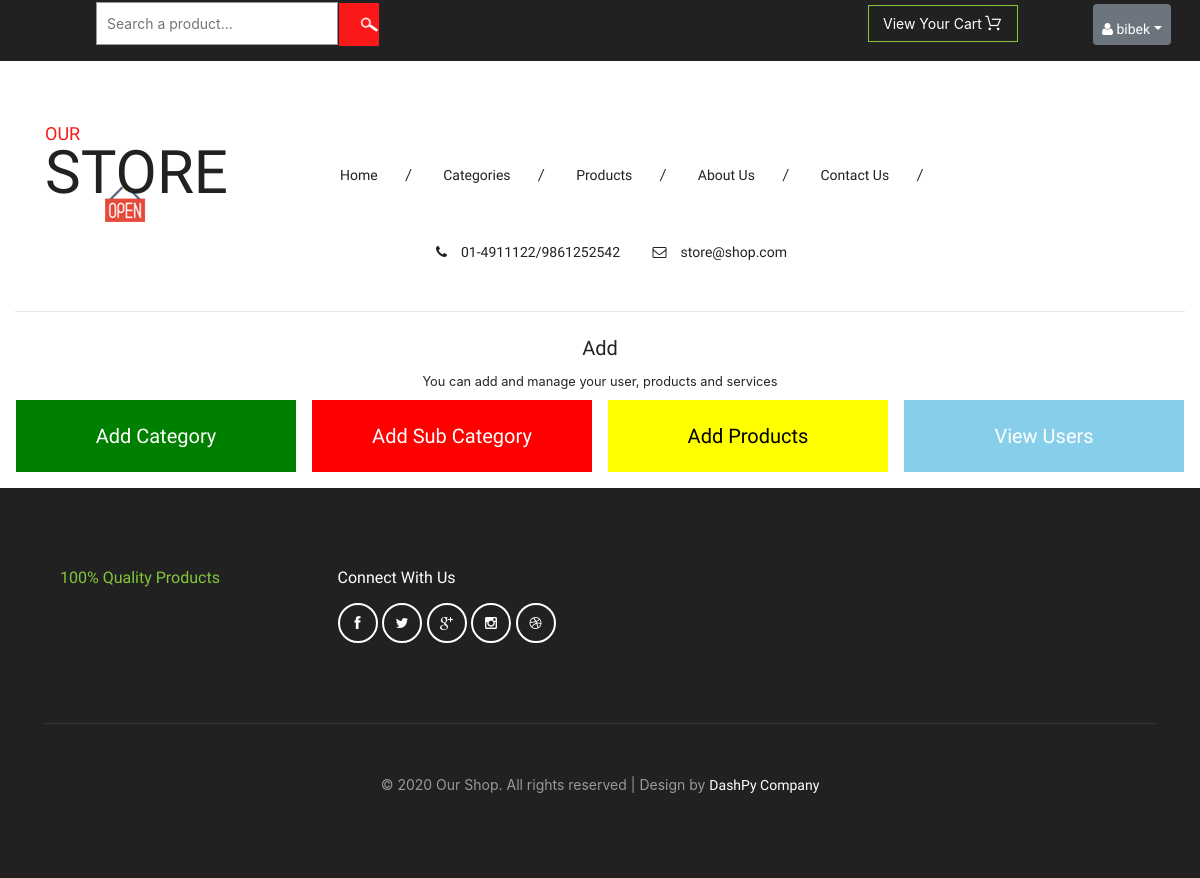
Before: /adminpage/admindashboard (signed in) with the older database file.
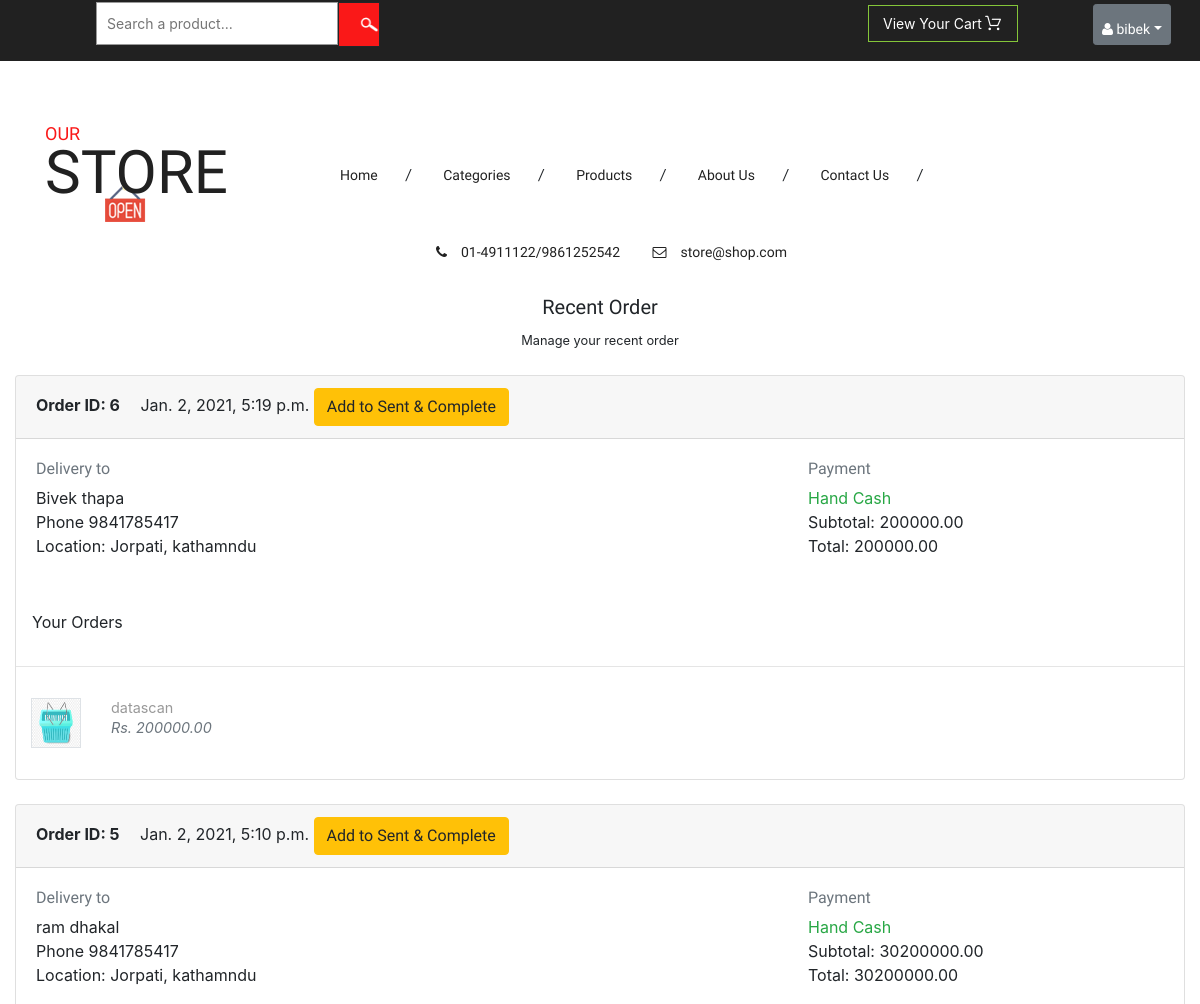
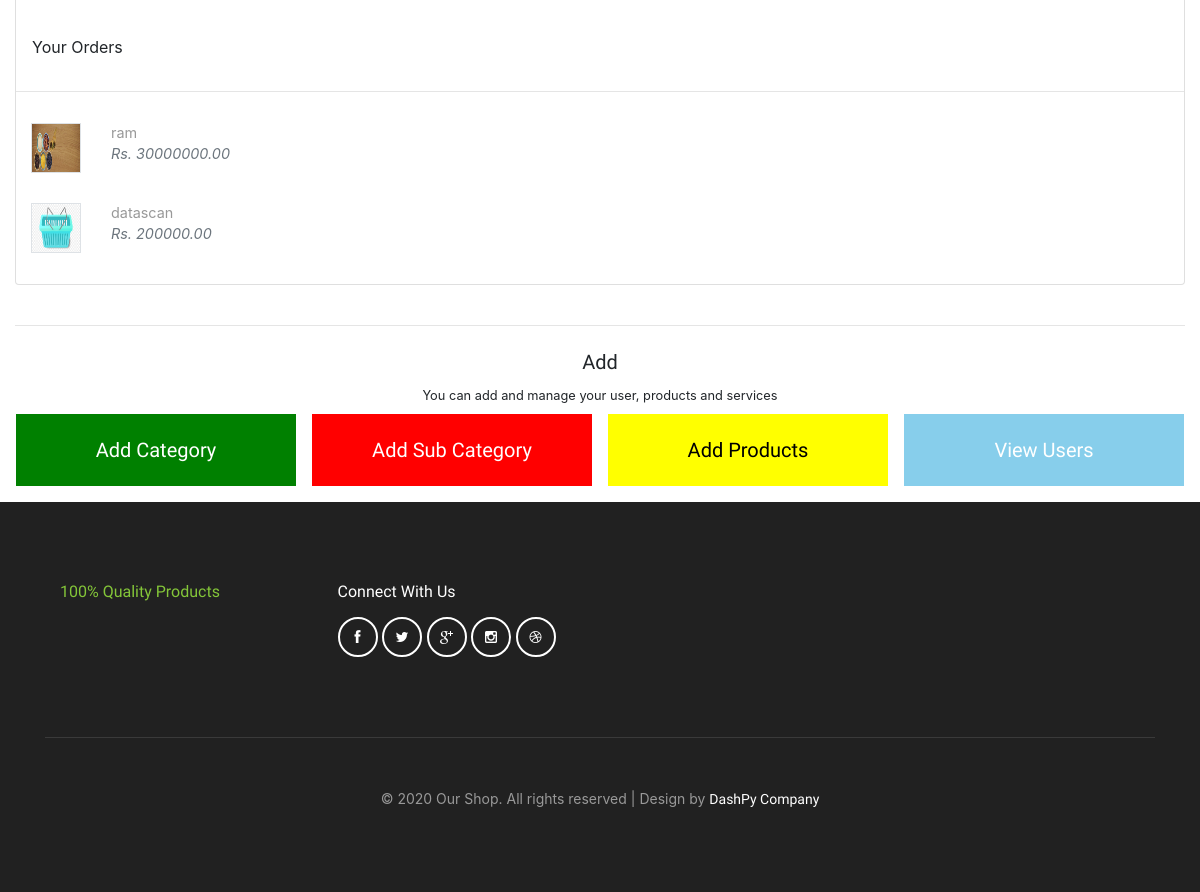
After: the same page with the newer database file (2 pictures, top to bottom).
### owner/models.py (models this page shows, shortened)
class CustomUser(AbstractUser):
    user_type_data = (('owner', "Owner"), ('customer', 'Customer'))
    user_type = models.CharField(default = 'owner', choices = user_type_data, max_length = 10)
    email = models.EmailField(unique = True)

class Order(models.Model):
    first_name = models.CharField(max_length=50, blank = True)
    last_name = models.CharField(max_length=50)
    order_by = models.ForeignKey(CustomUser, on_delete=models.DO_NOTHING)
    number = models.BigIntegerField()
    address = models.CharField(max_length=250)
    city = models.CharField(max_length=100)
    created = models.DateTimeField(auto_now_add=True)
    updated = models.DateTimeField(auto_now=True)
    paid = models.BooleanField(default=False)
    status = models.CharField(max_length = 200, choices = (
        ('Sent', 'Sent'),
        ('Delivered', 'Delivered'),
        ('Cancelled', 'Cancelled'),
    ))
    class Meta():
        ordering = ('-created',)
    def get_total_cost(self):
        return sum(item.get_cost() for item in self.items.all())

class OrderItem(models.Model):
    order = models.ForeignKey(Order, related_name='items', on_delete=models.CASCADE)
    product = models.ForeignKey(Product, related_name='order_items', on_delete=models.CASCADE)
    price = models.DecimalField(max_digits=10, decimal_places=2)
    def get_cost(self):
        return self.price

class Product(models.Model):
    category = models.ForeignKey(Category, related_name= 'products', on_delete= models.PROTECT)
    sub_category = models.ForeignKey(Sub_Category, related_name='sub_category', on_delete=models.PROTECT, null = True)
    name = models.CharField(max_length = 200, db_index = True)
    slug = models.SlugField(max_length=200, db_index= True)
    image = models.ImageField(upload_to = 'products/%Y/%m/%d', blank = True)
    description = models.TextField(blank=True)
    price = models.DecimalField(max_digits= 20, decimal_places = 2)
    created_at = models.DateTimeField(auto_now_add=True)
    updated_at = models.DateTimeField(auto_now_add= True)
    available = models.BooleanField(default= True)
    class Meta:
        ordering = ('name',)
        index_together = (('id', 'slug'),)

### owner/views.py (the view)
# urls.py: path('admindashboard', views.ownerDashboard, name ='ownerDashboard'),
def ownerDashboard(request):
    order = Order.objects.filter(status = '')
    dist = {
        'order':order,
    }
    return render(request, 'adminpage.html', dist)

### sale/LoginCheckMiddleware.py (called while the page is built, shortened)
    def process_view(self, request, view_func, view_args, view_kwargs):
        modulename = view_func.__module__
        user = request.user
        if user.is_authenticated:
            if user.user_type == "owner":
                if modulename == "owner.views":
                    pass
                elif modulename == 'shop.views' or modulename == "django.views.static":
                    pass
                elif modulename == "django.contrib.auth.views" or modulename =="django.contrib.admin.sites":
                    pass
                else:
                    return HttpResponseRedirect(reverse("owner:ownerDashboard"))
        else:
            if modulename == 'shop.views' or modulename == "django.contrib.auth.views" or modulename == "django.views.static":
                pass
            else:
                return HttpResponseRedirect(reverse("shop:login"))

### templates/adminpage.html (shortened to what this page needs)
{% extends 'base.html' %}
{% load static %}
{% block content %}
<div class="container-fluid">
    {% if order %}
    <div class="text-center">
        <h5>Recent Order</h5>
        <small>
          Manage your recent order
        </small>
      </div>
      <br>
      {% for o in order  %}
      <div class="row">
        <main class="col-md-12">
            <article class="card">
            <header class="card-header">
                <strong class="d-inline-block mr-3">Order ID: {{o.id}}</strong>
                <span>{{o.created}}</span>
                <a href="{%url 'owner:sent_order' o.id%}">
                <button class='btn btn-warning'>
                    Add to Sent & Complete
                </button>
                </a>
            </header>
            <div class="card-body">
                <div class="row">
                    <div class="col-md-8">
                        <h6 class="text-muted">Delivery to</h6>
                        <p>{{o.first_name}} {{o.last_name}} <br>
                        Phone {{o.number}}<br>
                        Location: {{o.address}}, {{o.city}} <br>
                        </p>
                    </div>
                    <div class="col-md-4">
                        <h6 class="text-muted">Payment</h6>
                        <span class="text-success">
                           Hand Cash
                        </span>
                        <p>Subtotal: {{o.get_total_cost}} <br>
                         <span class="b">Total:  {{o.get_total_cost}} </span>
                        </p>
                    </div>
                </div>
            </div>
            <div class="table-responsive">
            <table class="table table-hover">
                <tbody>
                  <p class='p-3'>Your Orders</p>
                  <hr>
                 {% for item in o.items.all %}
                 <tr>
                  <td width="65">
                      <img src="{%if item.product.image %}{{item.product.image.url}} {%else%} {%static 'images/1.jpg'%} {%endif%}" class="img-xs border" style="height: 50px;width: 50px;">
                  </td>
                  <td>
                      <p class="title mb-0">{{item.product.name}} </p>
                      <var class="price text-muted">Rs. {{item.price}}</var>
                  </td>
                </tr>
                 {% endfor %}
            </tbody></table>
            </div>
            </article>
        </main>
      </div>
      <br>
      {% endfor %}
    {% endif %}
      <hr>
      <div class="row p-2">
        <div class=" col-12 col-md-12 text-center">
            <h5>    Add     </h5>
            <small>
              You can add and manage your user, products and services
            </small>
          </div>
        <div class="col-6 col-md-3 p-2 addall">
            <a href="{%url 'owner:add_category'%}">
            <div class="text-center p-3" style="background-color: green; color: white;" >
              <h5 class="mt-2">
                Add Category
              </h5>
            </div>
            </a>
          </div>
          <div class="col-6 col-md-3 p-2 addall">
            <a href="{%url 'owner:add_sub_cat'%}">
            <div class="text-center p-3" style="background-color: red; color: white;" >
                <h5 class="mt-2">
                    Add Sub Category
                  </h5>
            </div>
            </a>
          </div>
          <div class="col-6 col-md-3 p-2 addall">
            <a href="{%url 'owner:add_product'%}">
            <div class="text-center p-3"  style="background-color: yellow; color:black;" >
              <h5 class="mt-2">
                Add Products
              </h5>
            </div>
            </a>
          </div>
          <div class="col-6 col-md-3 p-2 addall">
            <a href="{%url 'owner:user_list'%}">
            <div class="text-center p-3" style="background-color: skyblue; color: white;" >
              <h5 class="mt-2">
                View Users
              </h5>
            </div>
            </a>
          </div>
      </div>
</div>
{%endblock content%}

### templates/base.html (shortened to what this page needs)
{% load static %}
<!DOCTYPE html>
<html lang="en">
<head>
<link href="{%static 'css/bootstrap.css' %} " rel="stylesheet" type="text/css" media="all" />
<link href=" {%static 'css/style.css' %} " rel="stylesheet" type="text/css" media="all" />
<link rel="stylesheet" href="https://cdn.jsdelivr.net/npm/bootstrap@4.5.3/dist/css/bootstrap.min.css">
<link href="{%static 'css/font-awesome.css' %} " rel="stylesheet" type="text/css" media="all" />
</head>
<body>
	<div class="agileits_header">
		<div class='row'>
			<div class = 'col-12 col-md-8' >
				<div class="w3l_search">
					<form action="search" method="GET">
						<input type="text" name="search" placeholder="Search a product..."  required>
						<input type="submit" value="">
					</form>
				</div>
			</div>
			<div class='col-6 col-md-2'>
				<div class="product_list_header" style="position:relative; display:inline-block;">
					<input type="submit" name="submit" value="View your cart"  data-toggle="modal" data-target=".bd-example-modal-lg" class="button" />
				</div>
			</div>
			<div class = 'col-6 col-md-2'>
				<div class="w3l_header_right">
					<ul>
						<li class="dropdown profile_details_drop">
							{% if user.is_authenticated %}
							{% if user.user_type == 'owner' %}
							<a href="#" class="btn btn-secondary btn-sm dropdown-toggle m-1" data-toggle="dropdown"><i class="fa fa-user" aria-hidden="true"></i> {{user}}</a>
							{%else%}
							<a href="#" class="btn btn-secondary btn-sm dropdown-toggle m-1" data-toggle="dropdown"><i class="fa fa-user" aria-hidden="true"></i> {{user.first_name}}</a>
							{% endif %}
							{%else%}
							<a href="#" class="btn btn-secondary btn-sm dropdown-toggle m-1" data-toggle="dropdown"><i class="fa fa-user" aria-hidden="true"></i> Login</a>
							{% endif %}
						</li>
					</ul>
				</div>
			</div>
		</div>
	</div>
	<div class="logo_products">
		<div class="container">
			<div class="w3ls_logo_products_left">
				<h1><a href="{%url 'shop:homepage'%}"><span>Our</span> Store</a></h1>
			</div>
			<div class="w3ls_logo_products_left1">
				<ul class="special_items">
					<li><a href="{%url 'shop:homepage'%}">Home</a><i>/</i></li>
					<li><a href="{%url 'shop:allcategory'%}">Categories</a><i>/</i></li>
					<li><a href="{%url 'shop:allproduct'%}">Products</a><i>/</i></li>
					<li><a href="#">About Us</a><i>/</i></li>
					<li><a href="#">Contact Us</a><i>/</i></li>
				</ul>
			</div>
			<div class="w3ls_logo_products_left1">
				<ul class="phone_email">
					<li><i class="fa fa-phone" aria-hidden="true"></i>01-4911122/9861252542</li>
					<li><i class="fa fa-envelope-o" aria-hidden="true"></i><a href="mailto:store@grocery.com">store@shop.com</a></li>
				</ul>
			</div>
			<div class="clearfix"> </div>
		</div>
	</div>
{% block content %}
{% endblock content %}
<div class="footer">
	<div class="container">
		<div class="agile_footer_grids">
			<div class="col-md-3 w3_footer_grid agile_footer_grids_w3_footer">
				<div class="w3_footer_grid_bottom">
					<h4>100% Quality products</h4>
				</div>
			</div>
			<div class="col-md-3 w3_footer_grid agile_footer_grids_w3_footer">
				<div class="w3_footer_grid_bottom">
					<h5>connect with us</h5>
					<ul class="agileits_social_icons">
						<li><a href="#" class="facebook"><i class="fa fa-facebook" aria-hidden="true"></i></a></li>
						<li><a href="#" class="twitter"><i class="fa fa-twitter" aria-hidden="true"></i></a></li>
						<li><a href="#" class="google"><i class="fa fa-google-plus" aria-hidden="true"></i></a></li>
						<li><a href="#" class="instagram"><i class="fa fa-instagram" aria-hidden="true"></i></a></li>
						<li><a href="#" class="dribbble"><i class="fa fa-dribbble" aria-hidden="true"></i></a></li>
					</ul>
				</div>
			</div>
			<div class="clearfix"> </div>
		</div>
		<div class="wthree_footer_copy">
			<p>© 2020 Our Shop. All rights reserved | Design by <a href="http://dashpy.com/">DashPy Company</a></p>
		</div>
	</div>
</div>
</body>
</html>

Changed rows visible on the page:
added Order: id "6", created "Jan. 2, 2021, 5:19 p.m.", first_name "Bivek", last_name "thapa", number "9841785417", address "Jorpati", city "kathamndu", get_total_cost "200000.00"
added OrderItem: product.image (picture), product.name "datascan", price "200000.00", shown under "6"
added Order: id "5", created "Jan. 2, 2021, 5:10 p.m.", first_name "ram", last_name "dhakal", number "9841785417", address "Jorpati", city "kathamndu", get_total_cost "30200000.00"
added OrderItem: product.name "ram", price "30000000.00", shown under "5"
added OrderItem: product.image (picture), product.name "datascan", price "200000.00", shown under "5"
Other visible differences:
text now shown: "Recent Order Manage your recent order"
